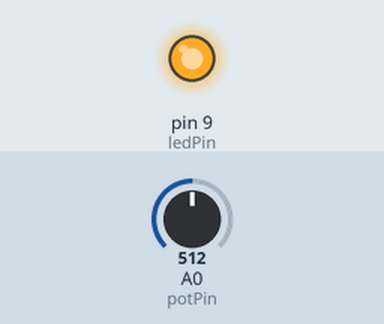
Recording of a sketch running on a simulated Arduino Uno, built with avr-gcc and run on an emulated ATmega328P. Shown: output pins drawn as LEDs (lit = HIGH). The test bench sets the inputs (shaded band); at power-on: A0 (potPin) = 512.

Above: at 1.2 s.
1.3 s: A0 (potPin) set to 494
At 2.5 s:
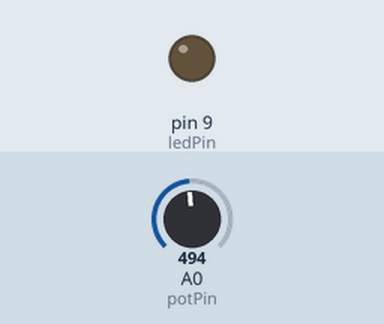
2.8 s: A0 (potPin) set to 522
At 3.9 s:
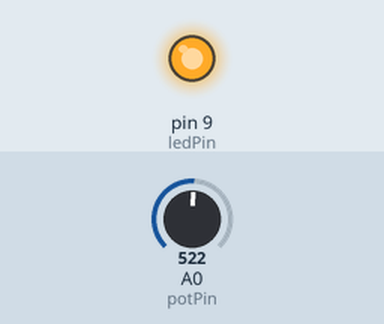
4.3 s: A0 (potPin) set to 511
At 5.0 s:
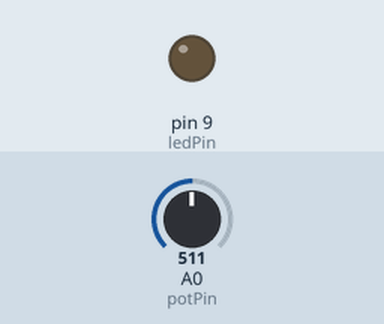
Timing chart, 0 to 7.3 s (numbered marks = the images above; inputs shaded):
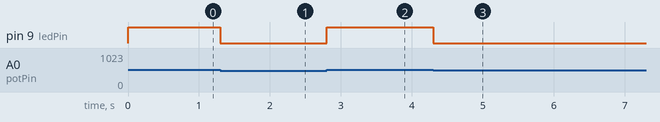

Measured:
- the behaviour switches between 512 and 511 on A0 (potPin) (found by bisection; images 0 and 1)
- after the input at 1.3 s, pin 9 (ledPin): HIGH → LOW at once
- after the input at 2.8 s, pin 9 (ledPin): LOW → HIGH at once
- after the input at 4.3 s, pin 9 (ledPin): HIGH → LOW at once

The sketch:

wardi.ino
```cpp
int potPin = A0;
int ledPin = 9;

void setup() {
 pinMode(ledPin, OUTPUT);
}

void loop() {
 int value = analogRead(potPin);
 if(value < 512) {
   digitalWrite(ledPin, LOW);
 }
 else {
   digitalWrite(ledPin, HIGH);
 }
}
```
